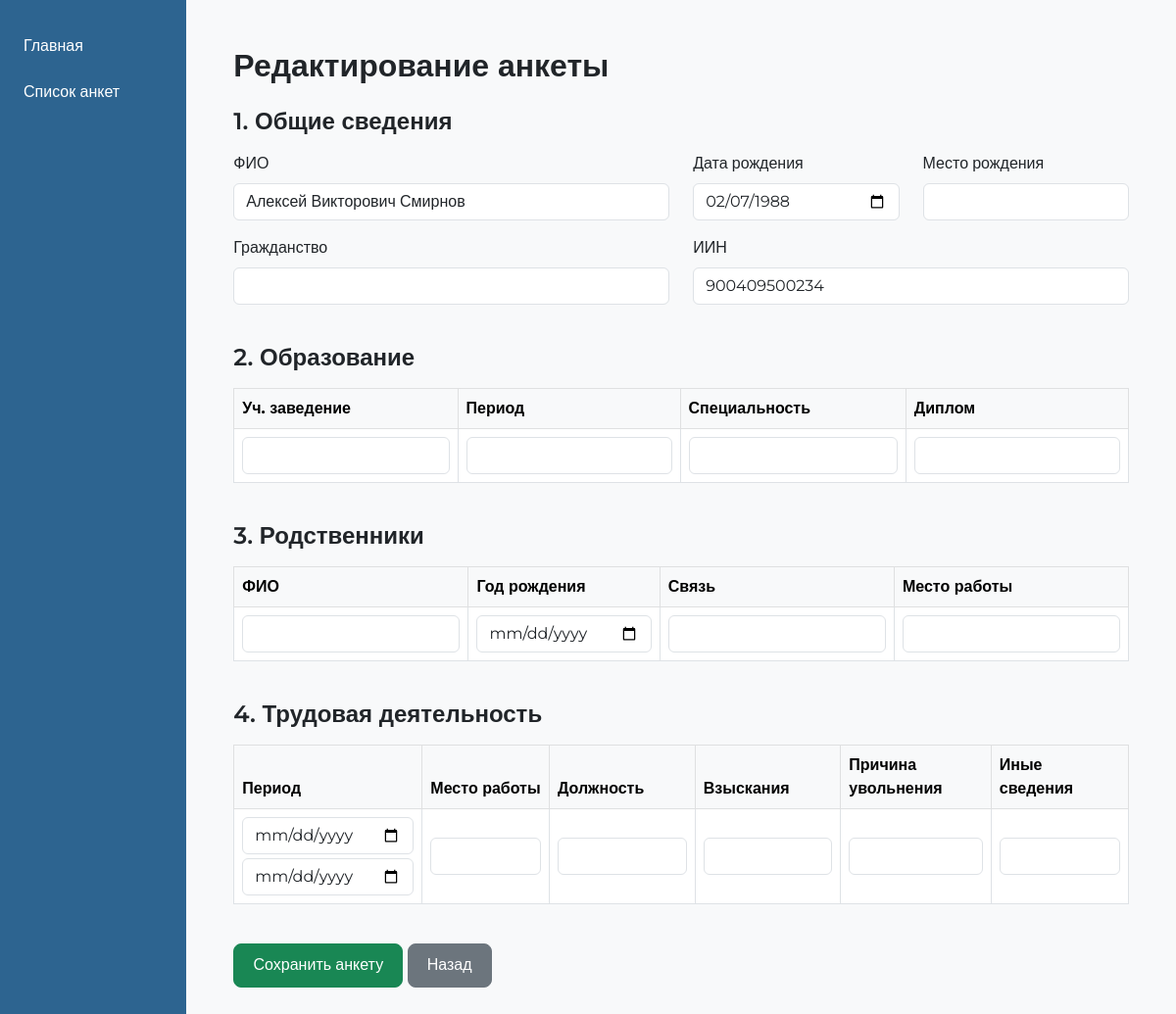
The app's page /edit/30/ with its own data.
### app/models.py (models this page shows, shortened)
class Candidate(models.Model):
    full_name = models.CharField(max_length=255, blank=True)
    birth_date = models.DateField(blank=True, null=True)
    birth_place = models.CharField(max_length=255, blank=True)
    citizenship = models.CharField(max_length=255, blank=True)
    iin = models.CharField(max_length=20, blank=True)
    filename = models.CharField(max_length=255, blank=True)
    uploaded_at = models.DateTimeField(auto_now_add=True)

### app/views.py (the view, shortened to what this page needs)
# urls.py: path('edit/<int:candidate_id>/', views.edit_view, name='edit'),  # Редактирование анкеты
def edit_view(request, candidate_id):
    candidate = get_object_or_404(Candidate, id=candidate_id)
    return render(request, 'app/edit.html', {'candidate': candidate})

### app/templates/app/edit.html (shortened to what this page needs)
{% extends 'app/base.html' %}
{% block content %}
<h2 class="mb-4">Редактирование анкеты</h2>
<form method="post">
  <h4>1. Общие сведения</h4>
  <div class="row">
    <div class="col-md-6 mb-3">
      <label class="form-label">ФИО</label>
      <input name="full_name" class="form-control" value="{{ candidate.full_name }}">
    </div>
    <div class="col-md-3 mb-3">
      <label class="form-label">Дата рождения</label>
      <input name="birth_date" type="date" class="form-control" value="{{ candidate.birth_date|date:'Y-m-d' }}">
    </div>
    <div class="col-md-3 mb-3">
      <label class="form-label">Место рождения</label>
      <input name="birth_place" class="form-control" value="{{ candidate.birth_place }}">
    </div>
    <div class="col-md-6 mb-3">
      <label class="form-label">Гражданство</label>
      <input name="citizenship" class="form-control" value="{{ candidate.citizenship }}">
    </div>
    <div class="col-md-6 mb-3">
      <label class="form-label">ИИН</label>
      <input name="iin" class="form-control" value="{{ candidate.iin }}">
    </div>
  </div>
  <h4 class="mt-4">2. Образование</h4>
  <div class="table-responsive">
    <table class="table table-bordered align-middle">
      <thead class="table-light">
        <tr>
          <th>Уч. заведение</th>
          <th>Период</th>
          <th>Специальность</th>
          <th>Диплом</th>
        </tr>
      </thead>
      <tbody>
        {% for edu in candidate.education.all %}
        <tr>
          <td><input name="education_{{ forloop.counter0 }}_institution" class="form-control" value="{{ edu.institution }}"></td>
          <td><input name="education_{{ forloop.counter0 }}_period" class="form-control" value="{{ edu.period }}"></td>
          <td><input name="education_{{ forloop.counter0 }}_specialization" class="form-control" value="{{ edu.specialization }}"></td>
          <td><input name="education_{{ forloop.counter0 }}_diploma" class="form-control" value="{{ edu.diploma }}"></td>
        </tr>
        {% empty %}
        <tr>
          <td><input name="education_0_institution" class="form-control"></td>
          <td><input name="education_0_period" class="form-control"></td>
          <td><input name="education_0_specialization" class="form-control"></td>
          <td><input name="education_0_diploma" class="form-control"></td>
        </tr>
        {% endfor %}
      </tbody>
    </table>
  </div>
  <h4 class="mt-4">3. Родственники</h4>
  <div class="table-responsive">
    <table class="table table-bordered align-middle">
      <thead class="table-light">
        <tr>
          <th>ФИО</th>
          <th>Год рождения</th>
          <th>Связь</th>
          <th>Место работы</th>
        </tr>
      </thead>
      <tbody>
        {% for rel in candidate.relatives.all %}
        <tr>
          <td><input name="relative_{{ forloop.counter0 }}_full_name" class="form-control" value="{{ rel.full_name }}"></td>
          <td><input name="relative_{{ forloop.counter0 }}_birth_date" type="date" class="form-control" value="{{ rel.birth_date }}"></td>
          <td><input name="relative_{{ forloop.counter0 }}_relation" class="form-control" value="{{ rel.relation }}"></td>
          <td><input name="relative_{{ forloop.counter0 }}_job" class="form-control" value="{{ rel.job }}"></td>
        </tr>
        {% empty %}
        <tr>
          <td><input name="relative_0_full_name" class="form-control"></td>
          <td><input name="relative_0_birth_date" type="date" class="form-control"></td>
          <td><input name="relative_0_relation" class="form-control"></td>
          <td><input name="relative_0_job" class="form-control"></td>
        </tr>
        {% endfor %}
      </tbody>
    </table>
  </div>
  <h4 class="mt-4">4. Трудовая деятельность</h4>
  <div class="table-responsive">
    <table class="table table-bordered align-middle">
      <thead class="table-light">
        <tr>
          <th>Период</th>
          <th>Место работы</th>
          <th>Должность</th>
          <th>Взыскания</th>
          <th>Причина увольнения</th>
          <th>Иные сведения</th>
        </tr>
      </thead>
      <tbody>
        {% for job in candidate.work_experience.all %}
        <tr>
          <td>
            <input name="work_{{ forloop.counter0 }}_start" type="date" class="form-control" value="{{ job.start_date }}">
            <input name="work_{{ forloop.counter0 }}_end" type="date" class="form-control mt-1" value="{{ job.end_date }}">
          </td>
          <td><input name="work_{{ forloop.counter0 }}_org" class="form-control" value="{{ job.organization }}"></td>
          <td><input name="work_{{ forloop.counter0 }}_position" class="form-control" value="{{ job.position }}"></td>
          <td><input name="work_{{ forloop.counter0 }}_disciplinary" class="form-control" value="{{ job.disciplinary }}"></td>
          <td><input name="work_{{ forloop.counter0 }}_reason" class="form-control" value="{{ job.reason }}"></td>
          <td><input name="work_{{ forloop.counter0 }}_notes" class="form-control" value="{{ job.notes }}"></td>
        </tr>
        {% empty %}
        <tr>
          <td>
            <input name="work_0_start" type="date" class="form-control">
            <input name="work_0_end" type="date" class="form-control mt-1">
          </td>
          <td><input name="work_0_org" class="form-control"></td>
          <td><input name="work_0_position" class="form-control"></td>
          <td><input name="work_0_disciplinary" class="form-control"></td>
          <td><input name="work_0_reason" class="form-control"></td>
          <td><input name="work_0_notes" class="form-control"></td>
        </tr>
        {% endfor %}
      </tbody>
    </table>
  </div>
  <div class="mt-4">
    <button type="submit" class="btn btn-success">Сохранить анкету</button>
    <a href="{% url 'list' %}" class="btn btn-secondary">Назад</a>
  </div>
</form>
{% endblock %}

### app/static/app/css/custom.css (style rules this page uses)
h1, h2, h3, h4 { font-weight: 600; margin-bottom: 1rem; }
.btn { font-weight: 500; padding: 0.6rem 1.2rem; border-radius: 0.5rem; font-size: 1rem; }

### app/templates/app/base.html (style rules this page uses)
body { font-family: 'Montserrat', sans-serif; }

### records on screen
Candidate: full_name "Алексей Викторович Смирнов", birth_date "02/07/1988", iin "900409500234"
